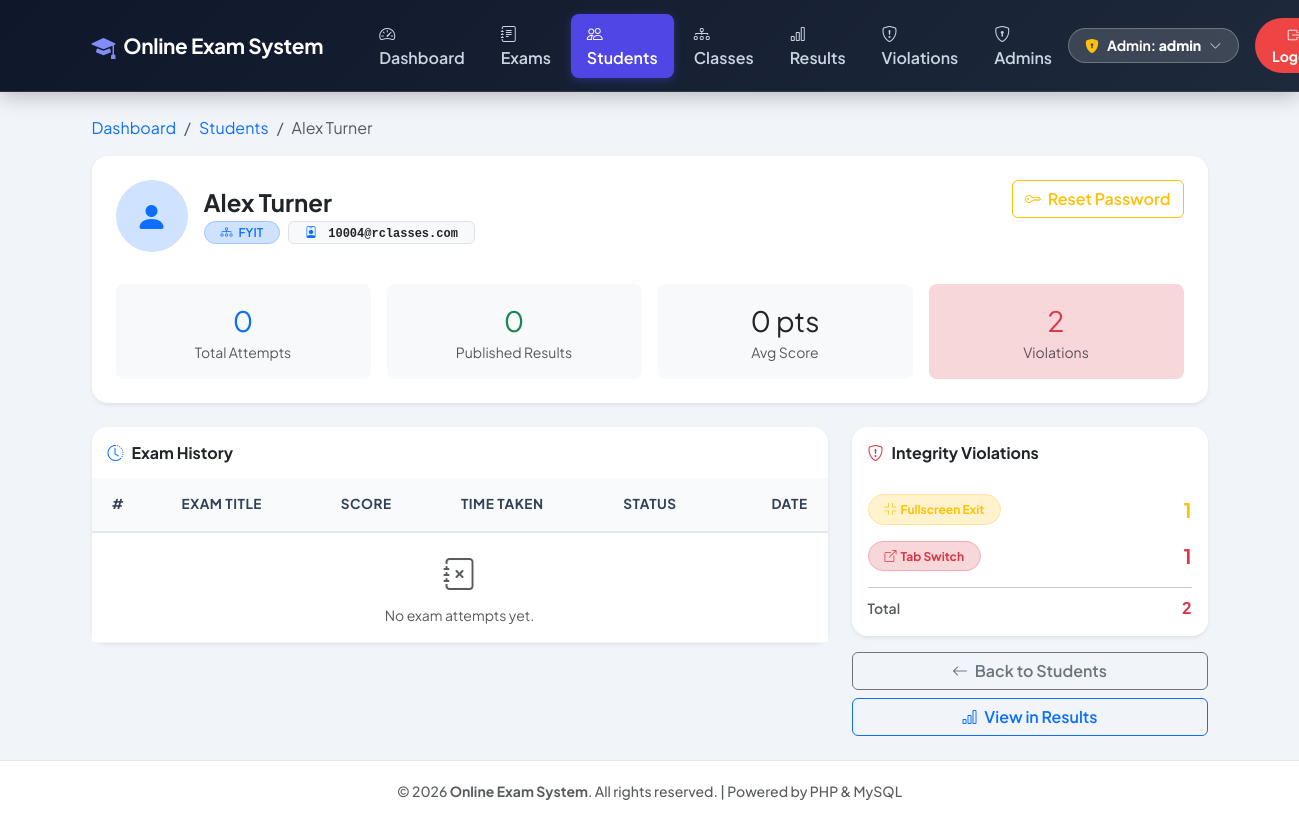
Page /admin/student-profile.php?id=4 (signed in) on the earlier database version.
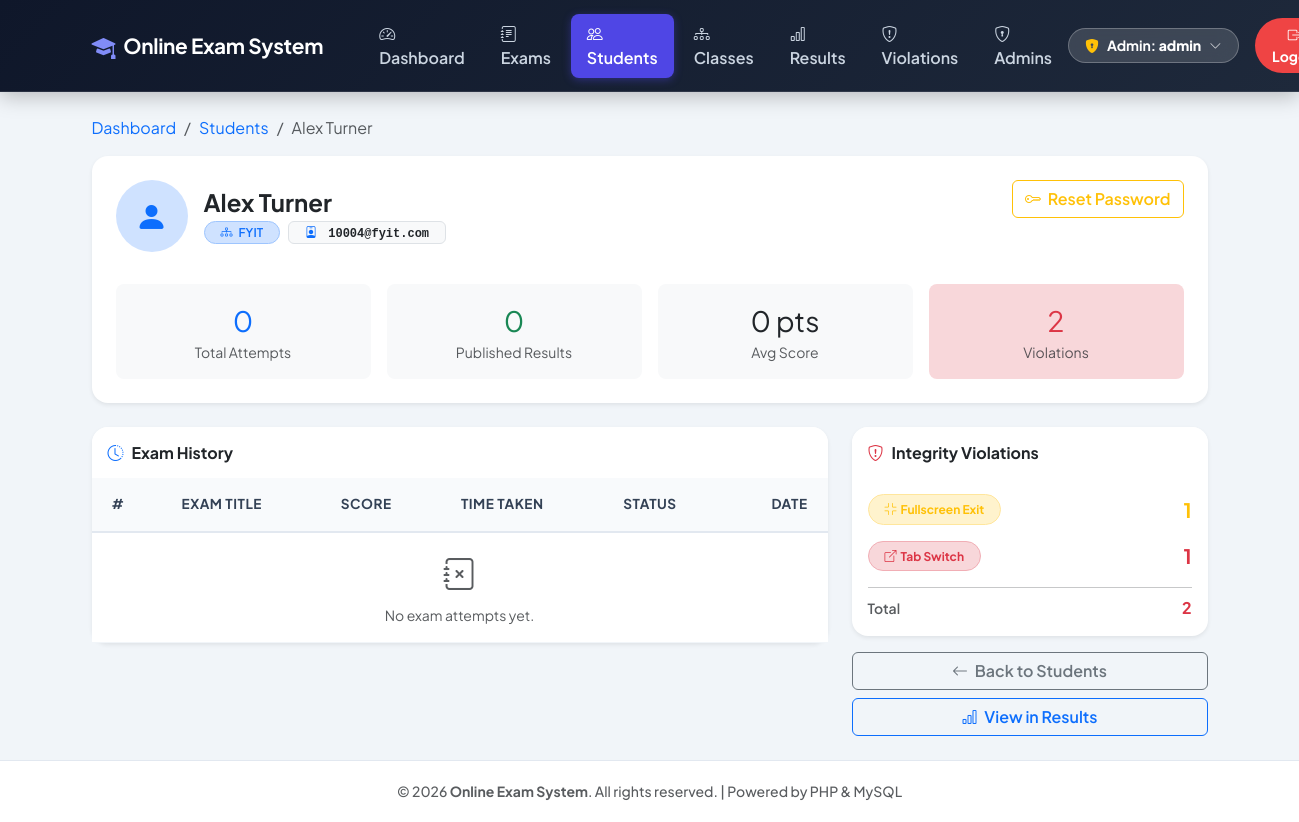
Same page on the later database version.
### tables this page shows
CREATE TABLE IF NOT EXISTS `students` (
    `id`       INT AUTO_INCREMENT PRIMARY KEY,
    `name`     VARCHAR(100) NOT NULL,
    `email`    VARCHAR(100) NOT NULL UNIQUE,
    `password` VARCHAR(255) NOT NULL,
    `class_id` INT NULL,
    FOREIGN KEY (`class_id`) REFERENCES `classes`(`id`) ON DELETE SET NULL
);

CREATE TABLE IF NOT EXISTS `classes` (
    `id`          INT AUTO_INCREMENT PRIMARY KEY,
    `name`        VARCHAR(50)  NOT NULL,
    `description` VARCHAR(200) NULL,
    `sort_order`  INT          NOT NULL DEFAULT 0,
    `created_at`  DATETIME     NOT NULL DEFAULT CURRENT_TIMESTAMP,
    UNIQUE KEY `uq_class_name` (`name`)
);

### admin/student-profile.php (the view, shortened to what the changed rows need)
<?php
include '../includes/header.php';
include '../config/db.php';
$student_id = (int)($_GET['id'] ?? 0);
$stmt = mysqli_prepare($conn,
    "SELECT s.*, c.name AS class_name
     FROM students s LEFT JOIN classes c ON s.class_id = c.id
     WHERE s.id = ?");
mysqli_stmt_bind_param($stmt, "i", $student_id);
mysqli_stmt_execute($stmt);
$student = mysqli_fetch_assoc(mysqli_stmt_get_result($stmt));
?>
<nav aria-label="breadcrumb" class="mb-3">
    <ol class="breadcrumb small">
        <li class="breadcrumb-item"><a href="dashboard.php" class="text-decoration-none">Dashboard</a></li>
        <li class="breadcrumb-item"><a href="manage-students.php" class="text-decoration-none">Students</a></li>
        <li class="breadcrumb-item active"><?php echo htmlspecialchars($student['name']); ?></li>
    </ol>
</nav>
<div class="card border-0 shadow-sm rounded-4 mb-4">
    <div class="card-body p-4">
        <div class="d-flex flex-wrap gap-4 align-items-start justify-content-between">
            <div class="d-flex gap-3 align-items-center">
                <div>
                    <h4 class="fw-bold mb-1"><?php echo htmlspecialchars($student['name']); ?></h4>
                    <div class="d-flex flex-wrap gap-2 align-items-center">
                        <span class="badge bg-primary-subtle text-primary border border-primary-subtle rounded-pill px-3 py-1 fw-semibold">
                            <i class="bi bi-diagram-3 me-1"></i>
                            <?php echo $student['class_name'] ? htmlspecialchars($student['class_name']) : 'No Class'; ?>
                        </span>
                        <span class="badge bg-light text-dark border font-monospace px-3 py-1">
                            <i class="bi bi-person-badge me-1 text-primary"></i>
                            <?php echo htmlspecialchars($student['email']); ?>
                        </span>
                    </div>
                </div>
            </div>
        </div>
    </div>
</div>
<div class="row g-4">
    <div class="col-lg-8">
        <div class="card border-0 shadow-sm rounded-4">
            <div class="card-body p-0">
                <div class="table-responsive">
                    <table class="table custom-table align-middle mb-0 small">
                        <thead>
                            <tr>
                                <th class="ps-4">#</th>
                                <th>Exam Title</th>
                                <th>Score</th>
                                <th>Time Taken</th>
                                <th>Status</th>
                                <th class="pe-4 text-end">Date</th>
                            </tr>
                        </thead>
                    </table>
                </div>
            </div>
        </div>
    </div>
</div>
<?php include '../includes/footer.php'; ?>

Differences in the rows shown:
changed students "Alex Turner": email "10004@rclasses.com" → "10004@fyit.com"
